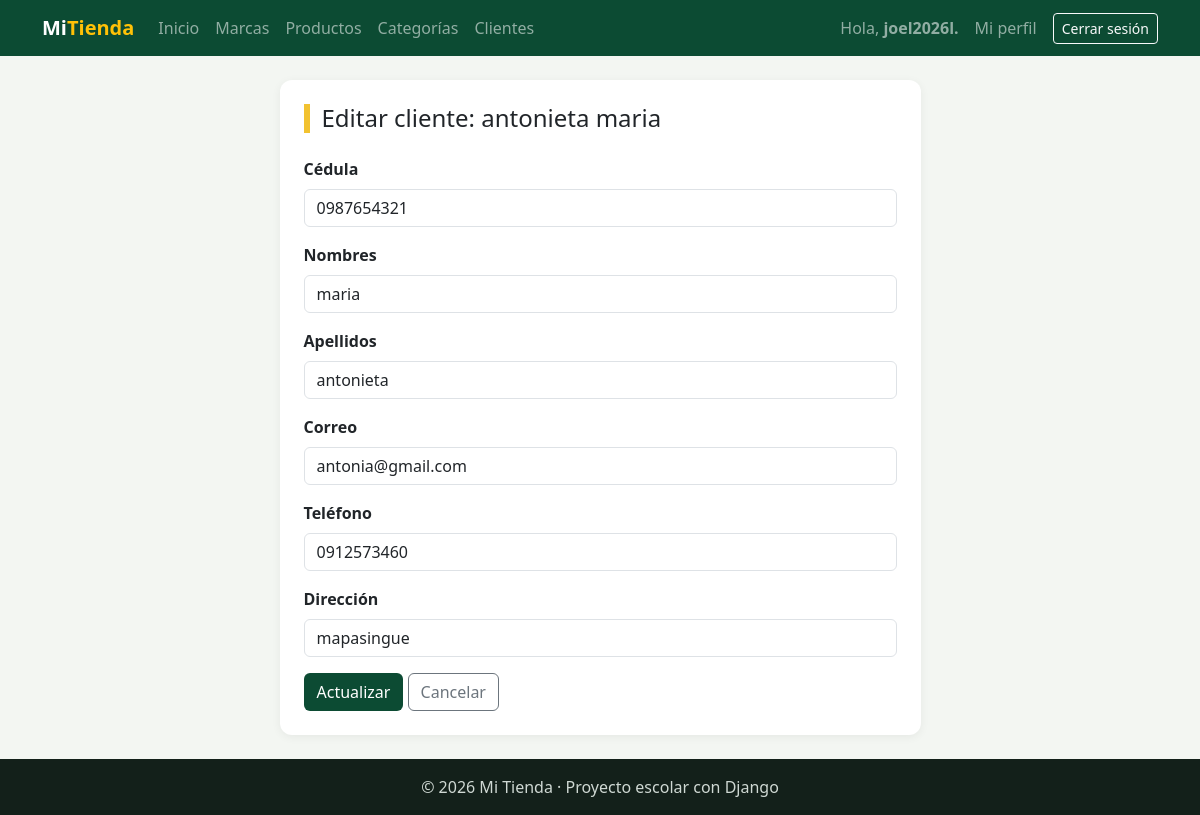
Screenshot of /facturacion/clientes/editar/2/ (signed in) with the database file from the repository.
### facturacion/models.py (models this page shows)
class Cliente(models.Model):
    cedula = models.CharField("Cédula", max_length=10, unique=True)   # Texto (no número): puede empezar con 0
    nombres = models.CharField(max_length=80)
    apellidos = models.CharField(max_length=80)
    email = models.EmailField("Correo", blank=True)                    # EmailField revisa que tenga formato de correo
    telefono = models.CharField("Teléfono", max_length=15, blank=True)
    direccion = models.CharField("Dirección", max_length=200, blank=True)
    fecha_registro = models.DateTimeField(auto_now_add=True)
    class Meta:
        verbose_name = "Cliente"
        verbose_name_plural = "Clientes"
        ordering = ["apellidos", "nombres"]      # Primero por apellido; si se repite, por nombre
    def __str__(self):
        return f"{self.apellidos} {self.nombres}"   # Ej: "Pérez Ana"

### facturacion/views.py (the view)
# urls.py: path("clientes/editar/<int:pk>/", views.cliente_editar, name="cliente_editar"),
@login_required
def cliente_editar(request, pk):                           # UPDATE
    cliente = get_object_or_404(Cliente, pk=pk)
    if request.method == "POST":                           # POST: presionó "Actualizar"
        form = ClienteForm(request.POST, instance=cliente) # Datos nuevos + el cliente que se cambia
        if form.is_valid():
            form.save()                                    # UPDATE
            messages.success(request, f"Cliente «{cliente}» actualizado.")
            return redirect("facturacion:cliente_lista")
        messages.error(request, "Revisa los campos marcados en rojo.")
    else:                                                  # GET: clic en "Editar"
        form = ClienteForm(instance=cliente)               # Formulario LLENO
    contexto = {"titulo": f"Editar cliente: {cliente}", "form": form, "boton": "Actualizar"}
    return render(request, "facturacion/cliente_form.html", contexto)

### facturacion/forms.py (shortened to what this page needs)
class ClienteForm(forms.ModelForm):
    class Meta:
        model = Cliente
        fields = ["cedula", "nombres", "apellidos", "email", "telefono", "direccion"]
        widgets = {
            "cedula": forms.TextInput(attrs={"class": "form-control", "placeholder": "Ej: 0912345678", "maxlength": "10"}),
            "nombres": forms.TextInput(attrs={"class": "form-control", "placeholder": "Ej: Ana María"}),
            "apellidos": forms.TextInput(attrs={"class": "form-control", "placeholder": "Ej: Pérez López"}),
            "email": forms.EmailInput(attrs={"class": "form-control", "placeholder": "Ej: ana@correo.com"}),
            "telefono": forms.TextInput(attrs={"class": "form-control", "placeholder": "Ej: 0991234567"}),
            "direccion": forms.TextInput(attrs={"class": "form-control", "placeholder": "Ej: Av. Principal 123"}),
        }

### facturacion/templates/facturacion/cliente_form.html (shortened to what this page needs)
{% extends "base.html" %}
{% block contenido %}
<div class="row justify-content-center">
    <div class="col-lg-7">
        <div class="tarjeta">
            <h1 class="h4 titulo-pagina mb-4">{{ titulo }}</h1>
            <form method="post" novalidate>
                {% for campo in form %}
                    <div class="mb-3">
                        <label class="form-label fw-semibold" for="{{ campo.id_for_label }}">{{ campo.label }}</label>
                        {{ campo }}
                    </div>
                {% endfor %}
                <button type="submit" class="btn btn-verde">{{ boton }}</button>
                <a href="{% url 'facturacion:cliente_lista' %}" class="btn btn-outline-secondary">Cancelar</a>
            </form>
        </div>
    </div>
</div>
{% endblock %}

### templates/base.html (shortened to what this page needs)
{% load static %}
<!DOCTYPE html>
<html lang="es">
<head>
    <link href="https://cdn.jsdelivr.net/npm/bootstrap@5.3.3/dist/css/bootstrap.min.css" rel="stylesheet">
    <link rel="stylesheet" href="{% static 'css/estilos.css' %}">
</head>
<body>
    <nav class="navbar navbar-expand-lg navbar-dark barra">
        <div class="container">
            <a class="navbar-brand fw-bold" href="{% url 'home' %}">Mi<span class="text-warning">Tienda</span></a>
            <div class="collapse navbar-collapse" id="menu">
                <ul class="navbar-nav me-auto">
                    <li class="nav-item"><a class="nav-link" href="{% url 'home' %}">Inicio</a></li>
                    {% if user.is_authenticated %}
                        <li class="nav-item"><a class="nav-link" href="{% url 'facturacion:marca_lista' %}">Marcas</a></li>
                        <li class="nav-item"><a class="nav-link" href="{% url 'facturacion:producto_lista' %}">Productos</a></li>
                         <li class="nav-item"><a class="nav-link" href="{% url 'facturacion:categoria_lista' %}">Categorías</a></li>
                        <li class="nav-item"><a class="nav-link" href="{% url 'facturacion:cliente_lista' %}">Clientes</a></li>
                    {% endif %}
                </ul>
                <ul class="navbar-nav align-items-lg-center gap-2">
                    {% if user.is_authenticated %}
                        <li class="nav-item navbar-text">Hola, <b>{{ user.username }}</b></li>
                        <li class="nav-item"><a class="nav-link" href="{% url 'facturacion:mi_perfil' %}">Mi perfil</a></li>
                        <li class="nav-item">
                            <form method="post" action="{% url 'logout' %}" class="m-0">
                                <button type="submit" class="btn btn-sm btn-outline-light">Cerrar sesión</button>
                            </form>
                        </li>
                    {% else %}
                        <li class="nav-item"><a class="nav-link" href="{% url 'login' %}">Ingresar</a></li>
                        <li class="nav-item"><a class="btn btn-sm btn-warning" href="{% url 'registro' %}">Crear cuenta</a></li>
                    {% endif %}
                </ul>
            </div>
        </div>
    </nav>
    <main class="container py-4">
        {% block contenido %}{% endblock %}
    </main>
    <footer class="pie text-center py-3">© 2026 Mi Tienda · Proyecto escolar con Django</footer>
</body>
</html>

### static/CSS/estilos.css (style rules this page uses)
:root { --verde: #0c4b33; --verde-claro: #2f9e6e; --amarillo: #f2c230; }
body { background-color: #f3f6f2; min-height: 100vh; display: flex; flex-direction: column; }
main { flex: 1; }
.barra { background-color: var(--verde); }
.titulo-pagina { border-left: 6px solid var(--amarillo); padding-left: 12px; }
.tarjeta { background: white; border-radius: 12px; padding: 24px; box-shadow: 0 2px 10px rgba(0,0,0,.06); }
.btn-verde { background-color: var(--verde); color: white; }
.pie { background-color: #13201a; color: #cfd8d3; }

### rows the page displays
Cliente: form "0987654321" "maria" "antonieta" "antonia@gmail.com" "0912573460" "mapasingue"

### other values shown
{{ user.username }} "joel2026l."
{{ titulo }} "Editar cliente: antonieta maria"
{{ campo.label }} "Cédula" "Nombres" "Apellidos" "Correo" "Teléfono" "Dirección"
{{ boton }} "Actualizar"
